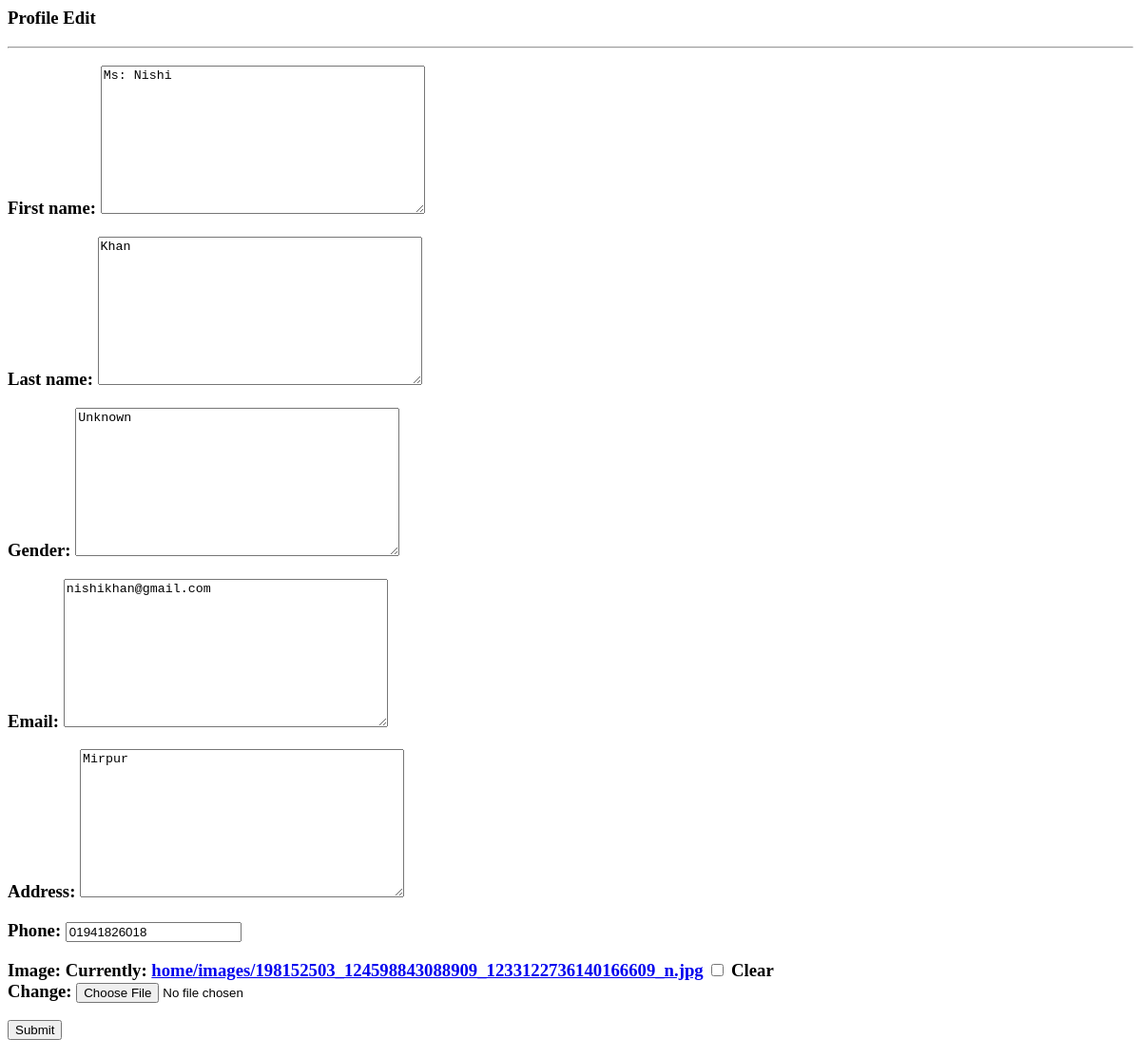
The page /4/edi (signed in) on the database as committed earlier.
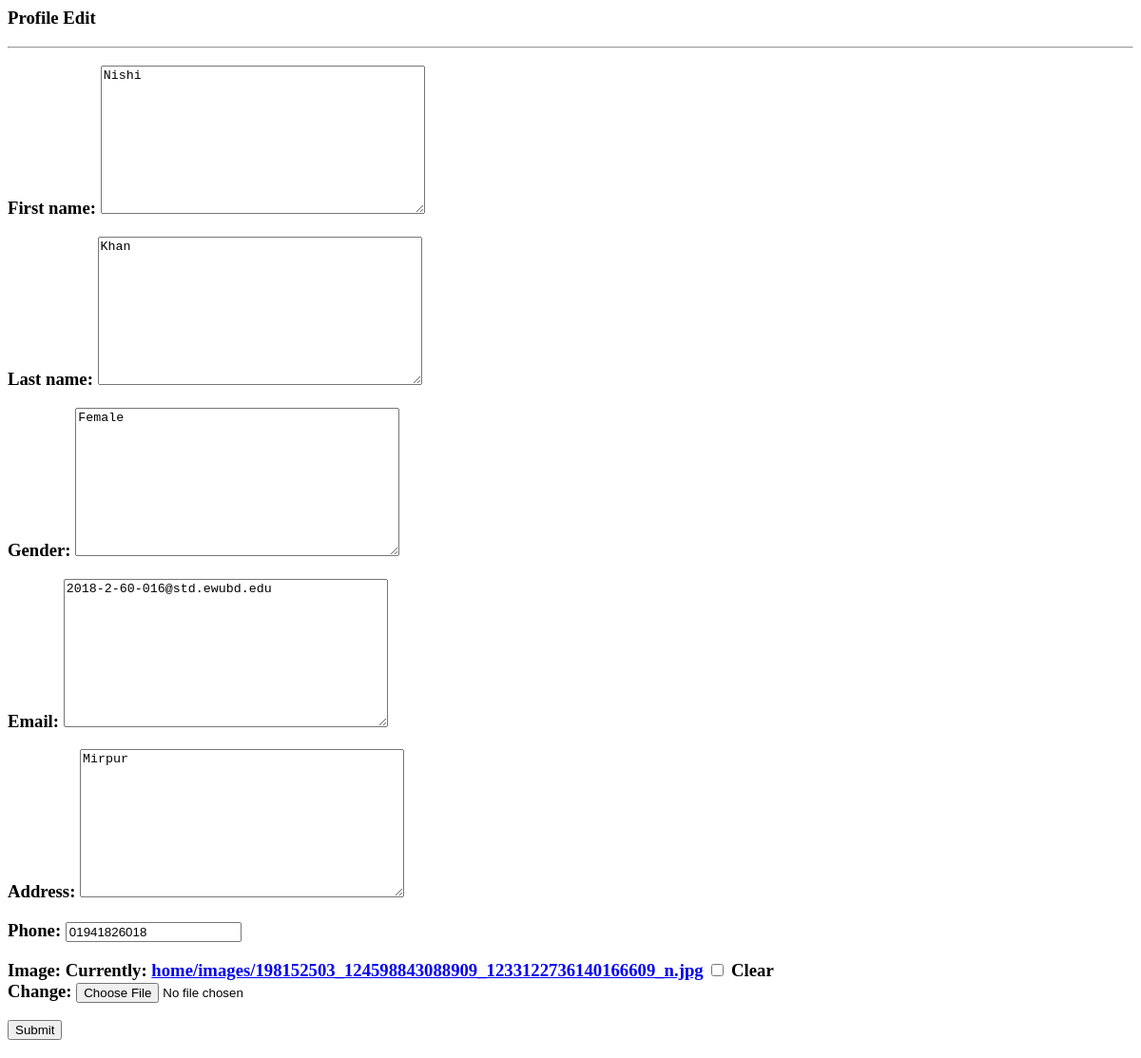
The same page on the database as committed later.
### home/models.py (models this page shows, shortened)
class Profile(models.Model):
    user = models.OneToOneField(User, null=True, on_delete=models.CASCADE)
    first_name=models.TextField(max_length=1000, null=True, blank=True)
    last_name=models.TextField(max_length=1000, null=True, blank=True)
    gender=models.TextField(max_length=1000, null=True, blank=True)
    email=models.TextField(max_length=1000, null=True, blank=True)
    address = models.TextField(max_length=1000, null=True, blank=True)
    phone = models.CharField(max_length=255, null=True, blank=True)
    image=models.ImageField(upload_to="home/images", default="",null=True, blank=True)

### home/views.py (the view)
# urls.py: path("<int:id>/edi",views.edit_pro, name='edit_pro'),
def edit_pro (request,id):
        if request.user.is_authenticated:
            if request.method=='POST':
                pi=Profile.objects.get(pk=id)
                fm=ProfileForm(request.POST, request.FILES,instance=pi)
                if fm.is_valid:
                    fm.save()
                    return redirect('profile')
            else:
                pi=Profile.objects.get(pk=id)
                fm=ProfileForm(instance=pi)
            return render(request,'profile_form.html',{'form':fm})
        else:
            return HttpResponse("Please Login First")

### home/form.py
class ProfileForm(ModelForm):
    class Meta:
        model = Profile
        fields= '__all__'
        exclude=['user']

### template/profile_form.html (shortened to what this page needs)
<h3>Profile Edit<h3>
    <hr>
    <form action="" method="post" enctype="multipart/form-data">
        {{form.as_p}}
        <input type="submit">
    </form>

Rows that differ between the two databases and show on the page:
changed Profile "Khan": first_name "Ms: Nishi" → "Nishi"; gender "Unknown" → "Female"; email "nishikhan@gmail.com" → "2018-2-60-016@std.ewubd.edu"
